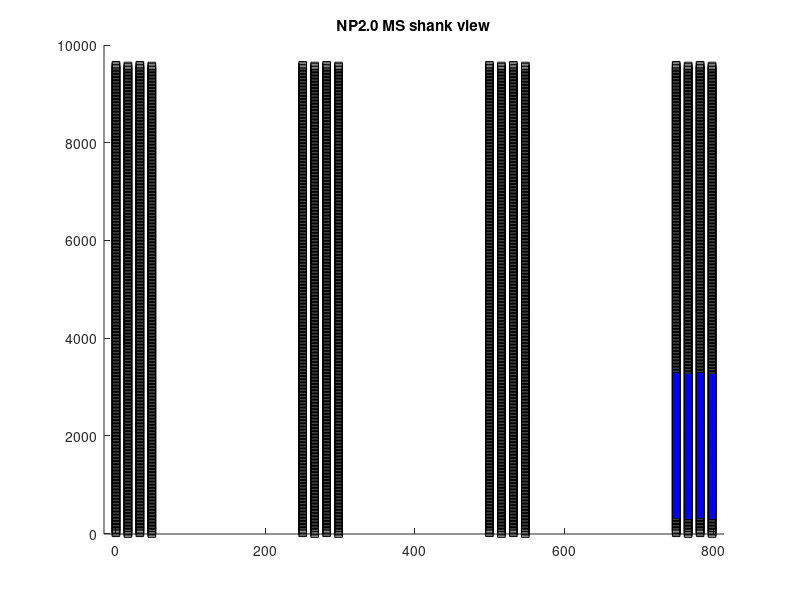

This figure's MATLAB source:
function nptype24_imro_MixPerShank

% Build imro tables for some useful four shank combinations;
% also plot that selection.
%
% Output is saved in the directory where this script is run.
%
% patternType = 0 all sites on "shankChoice" starting from "botRow", 0-448
% patternType = 1 horizontal stripe of 96-channel height across all four
%                   shanks starting from "botRow", valid values = 0-592
% patternType = 2; different botrow per shank
% Start botrow at:
%      0    48    96   144   192   240   288   336 384 432 480 528 576 624
%      672 720
patternType = 0;
shankChoice = [3];% [0,1,2,3]; % % 0-3, needed for patternType 0
botRow =  [24];%;   [170,170,170,170;242,242,242,242];%
nE = 384%48; %electrodes in pattern per shank %multi of 48

RID = botRow./48
refElec = 1;     % 0 for external, 1-4 for tip reference on shank 0-3


shank = zeros(384,1,'single');
bank = zeros(384,1,'single');
elecInd = zeros(384,1,'single');
chans = zeros(384,1,'int32');

chans(:,1) = 0:383; % 384 channels
bMapOK = 1;

switch patternType
    
    case 0
        %make a map with all sites on one shank, starting from electrode row n
        nameStr = sprintf( 'NPtype24_shank%d_botRow%d_ref%d', shankChoice, botRow, refElec );
        shank = shank + shankChoice;
        elecInd = botRow*2:(botRow*2 + 383);
        for i = 1:numel(elecInd)
            [bank(i), chans(i)] = ElecToChan( shank(i), elecInd(i) );
        end
        gEInd = 384;
    case 1
        %horizontal stripe of 2 channel blocks (96 sites) across all four shanks
        shElecInd = (botRow*2:(botRow*2 + nE)); %these are the electrode indices on each shank
        nameStr = sprintf( 'NPtype24_hStripe_botRow%d_ref%d', botRow, refElec );
        %loop over shanks; for each, calculate the channels that correspond
        %to these electrode indices       
        for sI = 0:3
            for i = 1:nE
                gEInd = sI*nE + i; % current electrode index for whole probe, plus one for MATLAB
                elecInd(gEInd) = shElecInd(i); % electrode index in whole selected set
                shank(gEInd) = sI;
                [ bank(gEInd), chans(gEInd)] = ElecToChan( sI, elecInd(gEInd) );
                
                %fprintf("%d,%d,%d\n", bank(gEInd), chans(gEInd), elecInd(gEInd) );
            end
        end 
    case 2
        %horizontal stripe of 2 channel blocks (96 sites) across all four shanks
        shElecInd = arrayfun(@(X) (X*2:(X.*2 + nE-1)),botRow,'UniformOutput',0); %these are the electrode indices on each shank
        nameStr = sprintf( 'NPtype24_MixedStripe_botRow%d_%d_Shank_%d_%d_%d_%dref%d', botRow(:,1), shankChoice, refElec );
        %loop over shanks; for each, calculate the channels that correspond
        %to these electrode indices
        gEInd = 0;
        for sI = 1:length(shankChoice)
            for secid=1:size(botRow,1)
                
                for i = 1:nE
                    gEInd = gEInd+1; % current electrode index for whole probe, plus one for MATLAB
                    elecInd(gEInd) = shElecInd{secid,sI}(i); % electrode index in whole selected set
                    shank(gEInd) = shankChoice(sI);
                    [ bank(gEInd), chans(gEInd)] = ElecToChan( shankChoice(sI), elecInd(gEInd) );

                    %fprintf("%d,%d,%d\n", bank(gEInd), chans(gEInd), elecInd(gEInd) );
                end
            end
        end
        
    otherwise
        fprintf('unknown pattern type\n');
        return;
end
figure; scatter(chans,1:gEInd,10,shank)

%warn if there are duplicate channels
for i = 1:384
    if sum( chans(1:i-1)==chans(i) ) > 0
        fprintf( "duplicate channels => impossible map\n" );
        bMapOK = 0;
    end
end

if bMapOK
    %open a new file wherever we are
    fileName = [nameStr,'.imro'];
    nmID = fopen(fileName,'w');

    [chans,sortI] = sort(chans);
    bank = int32(bank(sortI));
    shank = int32(shank(sortI));
    elecInd = elecInd(sortI);

    % imro table
    % print first entry, specifying probe type and number of channels
    fprintf(nmID,'(%d,%d)', 24, 384);
    for i = 1:numel(chans)
        fprintf(nmID,'(%d %d %d %d %d)', chans(i), shank(i), bank(i), refElec, elecInd(i) );
    end
    fprintf(nmID, '\n');

    fclose(nmID);

    % make a plot of all the electrode positions
    [~,~,~] = PlotElec24(shank, bank, chans, elecInd);
end

end

function [ chans, chanPos, chanShank ] = PlotElec24( shank, bank, chans, elecInd )

    % NP 2.0 MS (4 shank), probe type 24 electrode positions
    nElec = 1280;   %per shank; pattern repeats for the four shanks
    vSep = 15;      % in um
    hSep = 32;

    elecPos = zeros(nElec, 2);   

    elecPos(1:4:end,1) = hSep/2;           %sites 0,4,8...
    elecPos(2:4:end,1) =  (3/2)*hSep;      %sites 1,5,9...
    elecPos(3:4:end,1) = 0;                %sites 2,6,10...
    elecPos(4:4:end,1) =  hSep;            %sites 3,7,11...

    % fill in y values        
    viHalf = (0:(nElec/2-1))';                %row numbers
    elecPos(1:2:end,2) = viHalf * vSep;       %sites 0,2,4...
    elecPos(2:2:end,2) = elecPos(1:2:end,2);  %sites 1,3,5...

    chanPos = elecPos(elecInd+1,:);
    chanShank = shank;
    
    % make a plot of all the electrode positions
    figure(1)
    shankSep = 250;
    for sI = 0:3
        cc = find(shank == sI);
        scatter( shankSep*sI + elecPos(:,1), elecPos(:,2), 30, 'k', 'square' ); hold on;
        scatter( shankSep*sI + chanPos(cc,1), chanPos(cc,2), 20, 'b', 'square', 'filled' ); hold on; 
    end
    xlim([-16,3*shankSep+64]);
    ylim([-10,10000]);
    title('NP2.0 MS shank view');
    hold off;
    
end

function [bank, chan] = ElecToChan( shank, elecInd )

%electrode to channel map
elecMap = zeros(4,8,'single');
elecMap(1,:) = [0,2,4,6,5,7,1,3];
elecMap(2,:) = [1,3,5,7,4,6,0,2];
elecMap(3,:) = [4,6,0,2,1,3,5,7];
elecMap(4,:) = [5,7,1,3,0,2,4,6];
% 
% figure; imagesc(elecMap')
bank = floor(elecInd/384);

%which block within the bank?
blockID = floor((elecInd - bank*384)/48);

%which channel within the block?
subBlockInd = mod((elecInd - bank*384), 48);

%get the channel number for that shank, bank, and block combo
chan = 48*elecMap(shank+1, blockID+1) + subBlockInd; 

end